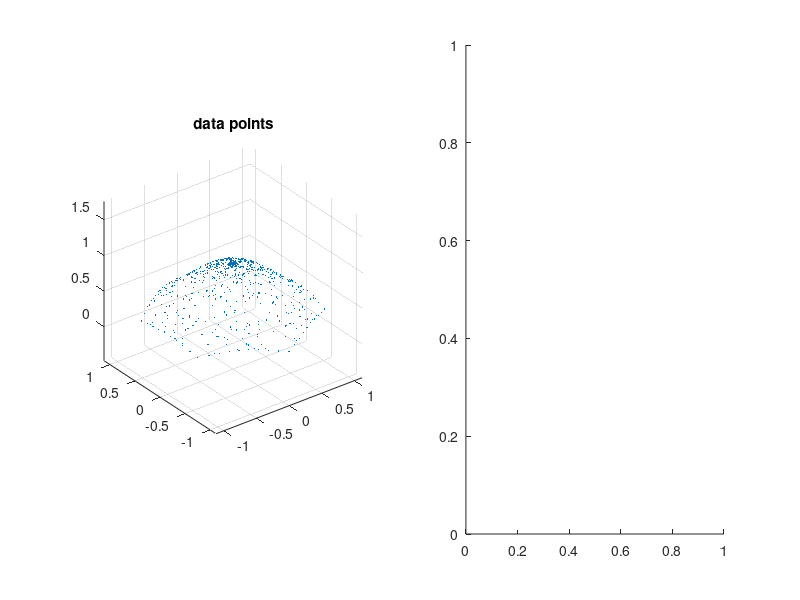

MATLAB code to generate this figure: (Note: this script raises an error after producing the figure.)
load surfir_testset_convex

figure
subplot(1,2,1)
scatter3(x,y,z,8,'.k')
axis equal
hold all;
title('data points')

subplot(1,2,2)
surfir(x,y,z,0);
axis equal
title('surface plot')
